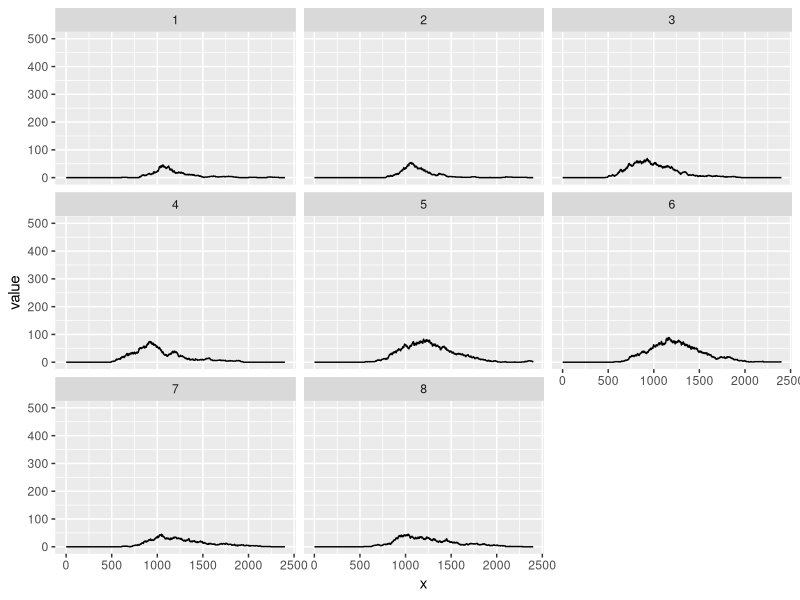

Write R code to recreate this figure.
library(ggplot2)

##Inputs:
R0 <- 1.8
TR <- 2.6
gamma <- 1/TR
pop <- 10000*matrix(1,5,1)#Popuation
X <- pop
n <- length(X)
propRisk <- c(.5,.5,.5,.5)#Proportion of each age group at risk
risk <- matrix(1,4,1);#Risk multiplication factor - migth want to re-structure********
K <- matrix(1,n,n)+999*diag(n)#Travel coupling - assumed independent of age (but can be changed)
ndays <- 100#Number of days to simulate
div=24#Time interval = day/div
gamma <- gamma/div

#Properties:
ageProp <- matrix(c(5,14,45,16)/80,4,1)#Assumed uniform between 0 and 79 - option to change/make country dependent
#ageProp <- matrix(.25,4,1)

##================================================================================================
##Heterogeneities:
#Age:
Cnum <- matrix(c(6.92,.25,.77,.45,.19,3.51,.57,.2,.42,.38,1.4,.17,.36,.44,1.03,1.83),4,4)
Cnum=t(Cnum)#Contact number
Cdur <- matrix(c(3.88,.28,1.04,.49,.53,2.51,.75,.5,1.31,.8,1.14,.47,1,.85,.88,1.73),4,4)
Cdur=t(Cdur)#Contact duration
#Age off:
#Cnum <- matrix(1,4,4)
#Cdur <- Cnum

C1 <- Cnum*Cdur#Number x duration (4x4)

#Account for risk in dimensionality:
k2 <- matrix(1,2,2);
C2 <- kronecker(C1,k2);

#Risk (binary for each age group):
nonrisk <- matrix(1,4,1)-propRisk
Rx <- matrix(c(propRisk,nonrisk),4,2)
Rx <- t(Rx)
Rx <- matrix(Rx,8,1)*kronecker(ageProp,matrix(1,2,1))#a1r,a1x,a2r,a2x,...
X <- kronecker(Rx,X)#Population in each country/age/risk class
X <- trunc(X)

#Risk factor:
nonrisk <- matrix(1,4,1)
Rf <- matrix(c(risk,nonrisk),4,2)
Rf <- t(Rf)
Rf <- matrix(Rf,8,1)
Rrep <- matrix(1,1,8)
Rf <- kronecker(Rrep,Rf)
C <- C2*Rf#THE age/risk matrix

#Travel:
Krow <- rowSums(K)
Knorm <- kronecker(matrix(1,1,n),matrix(Krow,n,1))
K <- K/Knorm
Kdelta <- kronecker(diag(8),K)
K1 <- kronecker(matrix(1,8,8),t(K))
KC <- kronecker(C,t(K))

#Vaccination:
V <- matrix(0,n,n)#Vaxine distribution

##================================================================================================
##Pre-simulation:
#Force of Infection - dual mobility
M <- K1%*%X#Normalisation factor (multiply)
Mm1 <- 1/M
Mm1[M==0] <- 0
Mm1 <- kronecker(matrix(1,8*n,1),t(Mm1))
Xover=1/X
Xover[X==0] <- 0
L1 <- (kronecker(matrix(1,1,8*n),X)*Kdelta*Mm1)%*%KC

#Beta calcualtion (global):
XX <- 1/gamma*L1
ev <- eigen(XX)
ev <- ev$values
Rstar <- max(abs(ev))
beta <- R0/Rstar
LD <- beta*(Kdelta*Mm1)%*%KC
#L^D in DH's work, INCLUDING FACTOR OF BETA

#Seeding:
seedC <- 1#Seed country
seedN <- 10#Seed number
sigma <- matrix(0,n*8,1)#Seed
sigma[(seedC-1)*8+3,1] <- seedN#Seed in an adult
I <- sigma
S <- X-I

Smat <- matrix(0,8*n,ndays*div)
Imat <- Smat
Smat[,1] <- S
Imat[,1] <- I

##================================================================================================
##Simulation:
tend <- ndays*div
for (i in 2:tend){
  lambda <- LD%*%I
  Pinf <- 1-exp(-lambda)
  infect <- rbinom(8*n,S,Pinf)
  S <- S-infect
  I=I+infect
  Prec <- 1-exp(-gamma)
  recover <- rbinom(8*n,I,Prec)
  I <- I-recover
  Smat[,i] <- S
  Imat[,i] <- I
}

##================================================================================================
##Crude plot:
Splot <- colSums(Smat)
Iplot <- colSums(Imat)
attack <- 1-Splot[ndays*div]/sum(X)
print(attack)
toplot <- Iplot
ymax <- max(toplot)

plot_age_group <- function(Imat, age_group, n, ymax=500
                           ){
  tmpImat <- Imat[seq(age_group,nrow(Imat),by=n),]
  tmpImat <- reshape2::melt(tmpImat)
  colnames(tmpImat) <- c("index","x","value")
  p <- ggplot(tmpImat) + geom_line(aes(x=x,y=value)) + facet_wrap(~index) + scale_y_continuous(limits=c(0,ymax))
  return(p)
}

p1 <- plot_age_group(Imat, 1, n)
print(p1)

#plot(seq(1/div,ndays,by=1/div), Imat[seq(1,nrow(Imat),by=n),], xlim=c(0,ndays), ylim=c(0,ymax), xlab='Days', ylab='Proportion of population')
